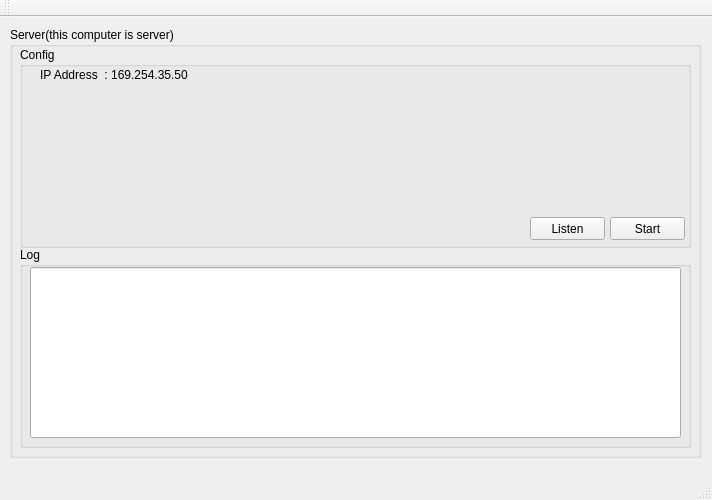
<?xml version="1.0" encoding="UTF-8"?>
<ui version="4.0">
 <class>serverMain</class>
 <widget class="QMainWindow" name="serverMain">
  <property name="geometry">
   <rect>
    <x>0</x>
    <y>0</y>
    <width>712</width>
    <height>500</height>
   </rect>
  </property>
  <property name="windowTitle">
   <string>serverMain</string>
  </property>
  <widget class="QWidget" name="centralWidget">
   <widget class="QGroupBox" name="groupBox">
    <property name="geometry">
     <rect>
      <x>10</x>
      <y>10</y>
      <width>691</width>
      <height>431</height>
     </rect>
    </property>
    <property name="title">
     <string>Server(this computer is server)</string>
    </property>
    <widget class="QLabel" name="label">
     <property name="geometry">
      <rect>
       <x>30</x>
       <y>40</y>
       <width>381</width>
       <height>16</height>
      </rect>
     </property>
     <property name="text">
      <string>IP Address  : 169.254.35.50</string>
     </property>
    </widget>
    <widget class="QGroupBox" name="groupBox_2">
     <property name="geometry">
      <rect>
       <x>10</x>
       <y>220</y>
       <width>671</width>
       <height>201</height>
      </rect>
     </property>
     <property name="title">
      <string>Log</string>
     </property>
     <widget class="QLineEdit" name="lineEdit">
      <property name="geometry">
       <rect>
        <x>10</x>
        <y>20</y>
        <width>651</width>
        <height>171</height>
       </rect>
      </property>
     </widget>
    </widget>
    <widget class="QGroupBox" name="groupBox_3">
     <property name="geometry">
      <rect>
       <x>10</x>
       <y>20</y>
       <width>671</width>
       <height>201</height>
      </rect>
     </property>
     <property name="title">
      <string>Config</string>
     </property>
     <widget class="QPushButton" name="pushButton">
      <property name="geometry">
       <rect>
        <x>510</x>
        <y>170</y>
        <width>75</width>
        <height>23</height>
       </rect>
      </property>
      <property name="text">
       <string>Listen</string>
      </property>
     </widget>
     <widget class="QPushButton" name="pushButton_2">
      <property name="geometry">
       <rect>
        <x>590</x>
        <y>170</y>
        <width>75</width>
        <height>23</height>
       </rect>
      </property>
      <property name="text">
       <string>Start</string>
      </property>
     </widget>
    </widget>
    <zorder>groupBox_3</zorder>
    <zorder>label</zorder>
    <zorder>groupBox_2</zorder>
   </widget>
  </widget>
  <widget class="QMenuBar" name="menuBar">
   <property name="geometry">
    <rect>
     <x>0</x>
     <y>0</y>
     <width>712</width>
     <height>21</height>
    </rect>
   </property>
  </widget>
  <widget class="QToolBar" name="mainToolBar">
   <attribute name="toolBarArea">
    <enum>TopToolBarArea</enum>
   </attribute>
   <attribute name="toolBarBreak">
    <bool>false</bool>
   </attribute>
  </widget>
  <widget class="QStatusBar" name="statusBar"/>
 </widget>
 <layoutdefault spacing="6" margin="11"/>
 <resources/>
 <connections/>
</ui>
